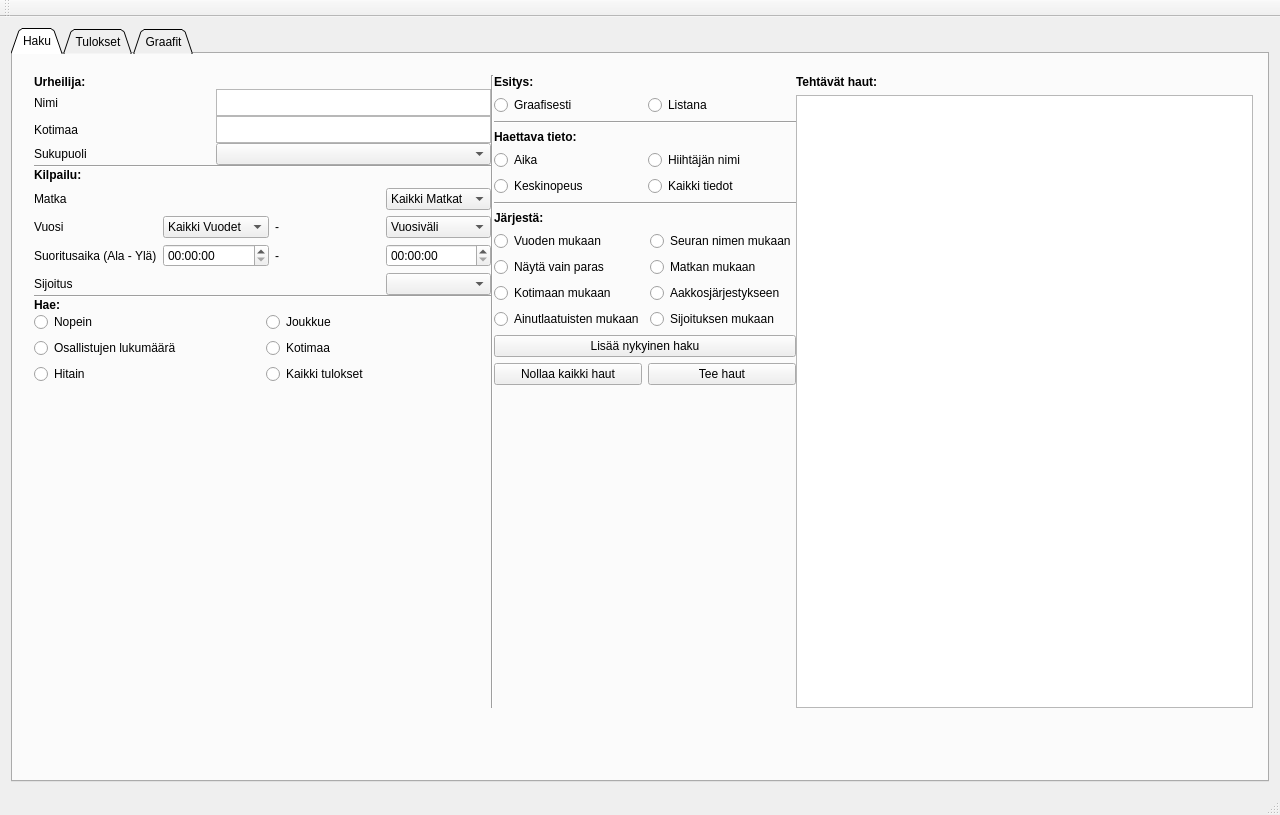
<?xml version="1.0" encoding="UTF-8"?>
<ui version="4.0">
 <class>Finlandia</class>
 <widget class="QMainWindow" name="Finlandia">
  <property name="geometry">
   <rect>
    <x>0</x>
    <y>0</y>
    <width>1280</width>
    <height>815</height>
   </rect>
  </property>
  <property name="minimumSize">
   <size>
    <width>1280</width>
    <height>720</height>
   </size>
  </property>
  <property name="maximumSize">
   <size>
    <width>1280</width>
    <height>1000</height>
   </size>
  </property>
  <property name="windowTitle">
   <string>Finlandia</string>
  </property>
  <widget class="QWidget" name="centralWidget">
   <layout class="QVBoxLayout" name="verticalLayout">
    <item>
     <widget class="QTabWidget" name="tabWidget">
      <property name="tabShape">
       <enum>QTabWidget::Triangular</enum>
      </property>
      <property name="currentIndex">
       <number>0</number>
      </property>
      <widget class="QWidget" name="searchTab">
       <attribute name="title">
        <string>Haku</string>
       </attribute>
       <widget class="QWidget" name="gridLayoutWidget">
        <property name="geometry">
         <rect>
          <x>10</x>
          <y>10</y>
          <width>1241</width>
          <height>655</height>
         </rect>
        </property>
        <layout class="QGridLayout" name="searchTabGrid">
         <property name="sizeConstraint">
          <enum>QLayout::SetMinAndMaxSize</enum>
         </property>
         <property name="horizontalSpacing">
          <number>0</number>
         </property>
         <item row="1" column="4">
          <layout class="QVBoxLayout" name="verticalLayout_5">
           <property name="sizeConstraint">
            <enum>QLayout::SetMinimumSize</enum>
           </property>
           <item>
            <widget class="QLabel" name="labelTehtavatHaut">
             <property name="font">
              <font>
               <weight>75</weight>
               <bold>true</bold>
              </font>
             </property>
             <property name="text">
              <string>Tehtävät haut:</string>
             </property>
            </widget>
           </item>
           <item>
            <widget class="QListWidget" name="listWidgetTehtHaut"/>
           </item>
          </layout>
         </item>
         <item row="1" column="2">
          <widget class="Line" name="line_4">
           <property name="orientation">
            <enum>Qt::Vertical</enum>
           </property>
          </widget>
         </item>
         <item row="1" column="1">
          <layout class="QGridLayout" name="gridLayout_2">
           <property name="sizeConstraint">
            <enum>QLayout::SetMaximumSize</enum>
           </property>
           <property name="spacing">
            <number>0</number>
           </property>
           <item row="25" column="3">
            <spacer name="verticalSpacer_2">
             <property name="orientation">
              <enum>Qt::Vertical</enum>
             </property>
             <property name="sizeHint" stdset="0">
              <size>
               <width>20</width>
               <height>400</height>
              </size>
             </property>
            </spacer>
           </item>
           <item row="15" column="3">
            <widget class="Line" name="line_5">
             <property name="orientation">
              <enum>Qt::Horizontal</enum>
             </property>
            </widget>
           </item>
           <item row="11" column="3">
            <layout class="QHBoxLayout" name="horizontalLayout_8">
             <item>
              <widget class="Line" name="line">
               <property name="orientation">
                <enum>Qt::Horizontal</enum>
               </property>
              </widget>
             </item>
            </layout>
           </item>
           <item row="0" column="3">
            <widget class="QLabel" name="label_5">
             <property name="font">
              <font>
               <weight>75</weight>
               <bold>true</bold>
              </font>
             </property>
             <property name="text">
              <string>Urheilija:</string>
             </property>
            </widget>
           </item>
           <item row="2" column="3">
            <layout class="QHBoxLayout" name="horizontalLayout_2">
             <item>
              <layout class="QHBoxLayout" name="horizontalLayout_7">
               <item>
                <widget class="QLabel" name="labelKotimaa">
                 <property name="text">
                  <string>Kotimaa</string>
                 </property>
                </widget>
               </item>
               <item>
                <widget class="QTextEdit" name="textEditHome">
                 <property name="minimumSize">
                  <size>
                   <width>275</width>
                   <height>0</height>
                  </size>
                 </property>
                 <property name="maximumSize">
                  <size>
                   <width>200</width>
                   <height>27</height>
                  </size>
                 </property>
                 <property name="acceptDrops">
                  <bool>true</bool>
                 </property>
                </widget>
               </item>
              </layout>
             </item>
            </layout>
           </item>
           <item row="13" column="3">
            <layout class="QHBoxLayout" name="horizontalLayout_4"/>
           </item>
           <item row="14" column="3">
            <layout class="QGridLayout" name="gridLayout_5">
             <item row="4" column="3">
              <widget class="QComboBox" name="ComboBoxSijoitus">
               <property name="maximumSize">
                <size>
                 <width>125</width>
                 <height>16777215</height>
                </size>
               </property>
               <item>
                <property name="text">
                 <string/>
                </property>
               </item>
               <item>
                <property name="text">
                 <string>1.</string>
                </property>
               </item>
               <item>
                <property name="text">
                 <string>2.</string>
                </property>
               </item>
               <item>
                <property name="text">
                 <string>3.</string>
                </property>
               </item>
               <item>
                <property name="text">
                 <string>4.</string>
                </property>
               </item>
               <item>
                <property name="text">
                 <string>5.</string>
                </property>
               </item>
              </widget>
             </item>
             <item row="2" column="0">
              <widget class="QLabel" name="labelVuosi">
               <property name="text">
                <string>Vuosi</string>
               </property>
              </widget>
             </item>
             <item row="3" column="3">
              <widget class="QTimeEdit" name="timeEditUpper">
               <property name="maximumSize">
                <size>
                 <width>125</width>
                 <height>16777215</height>
                </size>
               </property>
               <property name="displayFormat">
                <string>HH:mm:ss</string>
               </property>
              </widget>
             </item>
             <item row="2" column="3">
              <widget class="QComboBox" name="vuosivaliBox">
               <property name="maximumSize">
                <size>
                 <width>125</width>
                 <height>16777215</height>
                </size>
               </property>
               <item>
                <property name="text">
                 <string>Vuosiväli</string>
                </property>
               </item>
               <item>
                <property name="text">
                 <string>1974</string>
                </property>
               </item>
               <item>
                <property name="text">
                 <string>1975</string>
                </property>
               </item>
               <item>
                <property name="text">
                 <string>1976</string>
                </property>
               </item>
               <item>
                <property name="text">
                 <string>1977</string>
                </property>
               </item>
               <item>
                <property name="text">
                 <string>1978</string>
                </property>
               </item>
               <item>
                <property name="text">
                 <string>1979</string>
                </property>
               </item>
               <item>
                <property name="text">
                 <string>1980</string>
                </property>
               </item>
               <item>
                <property name="text">
                 <string>1981</string>
                </property>
               </item>
               <item>
                <property name="text">
                 <string>1982</string>
                </property>
               </item>
               <item>
                <property name="text">
                 <string>1983</string>
                </property>
               </item>
               <item>
                <property name="text">
                 <string>1984</string>
                </property>
               </item>
               <item>
                <property name="text">
                 <string>1985</string>
                </property>
               </item>
               <item>
                <property name="text">
                 <string>1986</string>
                </property>
               </item>
               <item>
                <property name="text">
                 <string>1987</string>
                </property>
               </item>
               <item>
                <property name="text">
                 <string>1988</string>
                </property>
               </item>
               <item>
                <property name="text">
                 <string>1989</string>
                </property>
               </item>
               <item>
                <property name="text">
                 <string>1990</string>
                </property>
               </item>
               <item>
                <property name="text">
                 <string>1991</string>
                </property>
               </item>
               <item>
                <property name="text">
                 <string>1992</string>
                </property>
               </item>
               <item>
                <property name="text">
                 <string>1993</string>
                </property>
               </item>
               <item>
                <property name="text">
                 <string>1994</string>
                </property>
               </item>
               <item>
                <property name="text">
                 <string>1995</string>
                </property>
               </item>
               <item>
                <property name="text">
                 <string>1996</string>
                </property>
               </item>
               <item>
                <property name="text">
                 <string>1997</string>
                </property>
               </item>
               <item>
                <property name="text">
                 <string>1998</string>
                </property>
               </item>
               <item>
                <property name="text">
                 <string>1999</string>
                </property>
               </item>
               <item>
                <property name="text">
                 <string>2000</string>
                </property>
               </item>
               <item>
                <property name="text">
                 <string>2001</string>
                </property>
               </item>
               <item>
                <property name="text">
                 <string>2002</string>
                </property>
               </item>
               <item>
                <property name="text">
                 <string>2003</string>
                </property>
               </item>
               <item>
                <property name="text">
                 <string>2004</string>
                </property>
               </item>
               <item>
                <property name="text">
                 <string>2005</string>
                </property>
               </item>
               <item>
                <property name="text">
                 <string>2006</string>
                </property>
               </item>
               <item>
                <property name="text">
                 <string>2007</string>
                </property>
               </item>
               <item>
                <property name="text">
                 <string>2008</string>
                </property>
               </item>
               <item>
                <property name="text">
                 <string>2009</string>
                </property>
               </item>
               <item>
                <property name="text">
                 <string>2010</string>
                </property>
               </item>
               <item>
                <property name="text">
                 <string>2011</string>
                </property>
               </item>
               <item>
                <property name="text">
                 <string>2012</string>
                </property>
               </item>
               <item>
                <property name="text">
                 <string>2013</string>
                </property>
               </item>
               <item>
                <property name="text">
                 <string>2014</string>
                </property>
               </item>
               <item>
                <property name="text">
                 <string>2015</string>
                </property>
               </item>
               <item>
                <property name="text">
                 <string>2016</string>
                </property>
               </item>
               <item>
                <property name="text">
                 <string>2017</string>
                </property>
               </item>
               <item>
                <property name="text">
                 <string>2018</string>
                </property>
               </item>
               <item>
                <property name="text">
                 <string>2019</string>
                </property>
               </item>
               <item>
                <property name="text">
                 <string/>
                </property>
               </item>
              </widget>
             </item>
             <item row="2" column="1">
              <widget class="QComboBox" name="comboBoxVuosi">
               <property name="maximumSize">
                <size>
                 <width>130</width>
                 <height>16777215</height>
                </size>
               </property>
               <item>
                <property name="text">
                 <string>Kaikki Vuodet</string>
                </property>
               </item>
               <item>
                <property name="text">
                 <string>1974</string>
                </property>
               </item>
               <item>
                <property name="text">
                 <string>1975</string>
                </property>
               </item>
               <item>
                <property name="text">
                 <string>1976</string>
                </property>
               </item>
               <item>
                <property name="text">
                 <string>1977</string>
                </property>
               </item>
               <item>
                <property name="text">
                 <string>1978</string>
                </property>
               </item>
               <item>
                <property name="text">
                 <string>1979</string>
                </property>
               </item>
               <item>
                <property name="text">
                 <string>1980</string>
                </property>
               </item>
               <item>
                <property name="text">
                 <string>1981</string>
                </property>
               </item>
               <item>
                <property name="text">
                 <string>1982</string>
                </property>
               </item>
               <item>
                <property name="text">
                 <string>1983</string>
                </property>
               </item>
               <item>
                <property name="text">
                 <string>1984</string>
                </property>
               </item>
               <item>
                <property name="text">
                 <string>1985</string>
                </property>
               </item>
               <item>
                <property name="text">
                 <string>1986</string>
                </property>
               </item>
               <item>
                <property name="text">
                 <string>1987</string>
                </property>
               </item>
               <item>
                <property name="text">
                 <string>1988</string>
                </property>
               </item>
               <item>
                <property name="text">
                 <string>1989</string>
                </property>
               </item>
               <item>
                <property name="text">
                 <string>1990</string>
                </property>
               </item>
               <item>
                <property name="text">
                 <string>1991</string>
                </property>
               </item>
               <item>
                <property name="text">
                 <string>1992</string>
                </property>
               </item>
               <item>
                <property name="text">
                 <string>1993</string>
                </property>
               </item>
               <item>
                <property name="text">
                 <string>1994</string>
                </property>
               </item>
               <item>
                <property name="text">
                 <string>1995</string>
                </property>
               </item>
               <item>
                <property name="text">
                 <string>1996</string>
                </property>
               </item>
               <item>
                <property name="text">
                 <string>1997</string>
                </property>
               </item>
               <item>
                <property name="text">
                 <string>1998</string>
                </property>
               </item>
               <item>
                <property name="text">
                 <string>1999</string>
                </property>
               </item>
               <item>
                <property name="text">
                 <string>2000</string>
                </property>
               </item>
               <item>
                <property name="text">
                 <string>2001</string>
                </property>
               </item>
               <item>
                <property name="text">
                 <string>2002</string>
                </property>
               </item>
               <item>
                <property name="text">
                 <string>2003</string>
                </property>
               </item>
               <item>
                <property name="text">
                 <string>2004</string>
                </property>
               </item>
               <item>
                <property name="text">
                 <string>2005</string>
                </property>
               </item>
               <item>
                <property name="text">
                 <string>2006</string>
                </property>
               </item>
               <item>
                <property name="text">
                 <string>2007</string>
                </property>
               </item>
               <item>
                <property name="text">
                 <string>2008</string>
                </property>
               </item>
               <item>
                <property name="text">
                 <string>2009</string>
                </property>
               </item>
               <item>
                <property name="text">
                 <string>2010</string>
                </property>
               </item>
               <item>
                <property name="text">
                 <string>2011</string>
                </property>
               </item>
               <item>
                <property name="text">
                 <string>2012</string>
                </property>
               </item>
               <item>
                <property name="text">
                 <string>2013</string>
                </property>
               </item>
               <item>
                <property name="text">
                 <string>2014</string>
                </property>
               </item>
               <item>
                <property name="text">
                 <string>2015</string>
                </property>
               </item>
               <item>
                <property name="text">
                 <string>2016</string>
                </property>
               </item>
               <item>
                <property name="text">
                 <string>2017</string>
                </property>
               </item>
               <item>
                <property name="text">
                 <string>2018</string>
                </property>
               </item>
               <item>
                <property name="text">
                 <string>2019</string>
                </property>
               </item>
              </widget>
             </item>
             <item row="2" column="2">
              <widget class="QLabel" name="label">
               <property name="text">
                <string>-</string>
               </property>
              </widget>
             </item>
             <item row="3" column="0">
              <widget class="QLabel" name="labelSuoritusaika">
               <property name="text">
                <string>Suoritusaika (Ala - Ylä)</string>
               </property>
              </widget>
             </item>
             <item row="1" column="3">
              <widget class="QComboBox" name="comboBoxMatka">
               <property name="maximumSize">
                <size>
                 <width>125</width>
                 <height>16777215</height>
                </size>
               </property>
               <item>
                <property name="text">
                 <string>Kaikki Matkat</string>
                </property>
               </item>
               <item>
                <property name="text">
                 <string>P50</string>
                </property>
               </item>
               <item>
                <property name="text">
                 <string>V50</string>
                </property>
               </item>
               <item>
                <property name="text">
                 <string>P100</string>
                </property>
               </item>
               <item>
                <property name="text">
                 <string>P32</string>
                </property>
               </item>
               <item>
                <property name="text">
                 <string>V20</string>
                </property>
               </item>
               <item>
                <property name="text">
                 <string>V32</string>
                </property>
               </item>
               <item>
                <property name="text">
                 <string>V20jun</string>
                </property>
               </item>
               <item>
                <property name="text">
                 <string>P42</string>
                </property>
               </item>
               <item>
                <property name="text">
                 <string>V42</string>
                </property>
               </item>
               <item>
                <property name="text">
                 <string>P20</string>
                </property>
               </item>
               <item>
                <property name="text">
                 <string>P30</string>
                </property>
               </item>
               <item>
                <property name="text">
                 <string>P44</string>
                </property>
               </item>
               <item>
                <property name="text">
                 <string>P60</string>
                </property>
               </item>
               <item>
                <property name="text">
                 <string>P62</string>
                </property>
               </item>
               <item>
                <property name="text">
                 <string>P25</string>
                </property>
               </item>
               <item>
                <property name="text">
                 <string>P35</string>
                </property>
               </item>
               <item>
                <property name="text">
                 <string>P45</string>
                </property>
               </item>
               <item>
                <property name="text">
                 <string>P52</string>
                </property>
               </item>
               <item>
                <property name="text">
                 <string>P53</string>
                </property>
               </item>
               <item>
                <property name="text">
                 <string>P75</string>
                </property>
               </item>
               <item>
                <property name="text">
                 <string>V30</string>
                </property>
               </item>
               <item>
                <property name="text">
                 <string>V45</string>
                </property>
               </item>
               <item>
                <property name="text">
                 <string>V53</string>
                </property>
               </item>
               <item>
                <property name="text">
                 <string>V75</string>
                </property>
               </item>
              </widget>
             </item>
             <item row="3" column="1">
              <widget class="QTimeEdit" name="timeEditLower">
               <property name="maximumSize">
                <size>
                 <width>130</width>
                 <height>16777215</height>
                </size>
               </property>
               <property name="displayFormat">
                <string>HH:mm:ss</string>
               </property>
              </widget>
             </item>
             <item row="3" column="2">
              <widget class="QLabel" name="label_2">
               <property name="text">
                <string>-</string>
               </property>
              </widget>
             </item>
             <item row="4" column="0">
              <widget class="QLabel" name="labelSijoitus">
               <property name="text">
                <string>Sijoitus</string>
               </property>
              </widget>
             </item>
             <item row="1" column="0">
              <widget class="QLabel" name="labelMatka">
               <property name="text">
                <string>Matka</string>
               </property>
              </widget>
             </item>
             <item row="0" column="0">
              <widget class="QLabel" name="label_3">
               <property name="font">
                <font>
                 <weight>75</weight>
                 <bold>true</bold>
                </font>
               </property>
               <property name="text">
                <string>Kilpailu:</string>
               </property>
              </widget>
             </item>
            </layout>
           </item>
           <item row="20" column="3">
            <layout class="QHBoxLayout" name="horizontalLayout_21">
             <item>
              <layout class="QGridLayout" name="gridLayout_4">
               <item row="4" column="0">
                <widget class="QRadioButton" name="haeHitainRP">
                 <property name="text">
                  <string>Hitain</string>
                 </property>
                 <attribute name="buttonGroup">
                  <string notr="true">HaeButtons</string>
                 </attribute>
                </widget>
               </item>
               <item row="1" column="0">
                <widget class="QRadioButton" name="haeNopeinRP">
                 <property name="text">
                  <string>Nopein</string>
                 </property>
                 <attribute name="buttonGroup">
                  <string notr="true">HaeButtons</string>
                 </attribute>
                </widget>
               </item>
               <item row="2" column="1">
                <widget class="QRadioButton" name="KotimaaRP">
                 <property name="text">
                  <string>Kotimaa</string>
                 </property>
                 <attribute name="buttonGroup">
                  <string notr="true">HaeButtons</string>
                 </attribute>
                </widget>
               </item>
               <item row="2" column="0">
                <widget class="QRadioButton" name="haeOsalMaarRP">
                 <property name="text">
                  <string>Osallistujen lukumäärä</string>
                 </property>
                 <attribute name="buttonGroup">
                  <string notr="true">HaeButtons</string>
                 </attribute>
                </widget>
               </item>
               <item row="4" column="1">
                <widget class="QRadioButton" name="haeKaikkiRP">
                 <property name="text">
                  <string>Kaikki tulokset</string>
                 </property>
                 <attribute name="buttonGroup">
                  <string notr="true">HaeButtons</string>
                 </attribute>
                </widget>
               </item>
               <item row="1" column="1">
                <widget class="QRadioButton" name="haeJoukkueRP">
                 <property name="text">
                  <string>Joukkue</string>
                 </property>
                 <attribute name="buttonGroup">
                  <string notr="true">HaeButtons</string>
                 </attribute>
                </widget>
               </item>
              </layout>
             </item>
            </layout>
           </item>
           <item row="24" column="3">
            <layout class="QHBoxLayout" name="horizontalLayout_6"/>
           </item>
           <item row="5" column="3">
            <layout class="QHBoxLayout" name="athleteLayout">
             <item>
              <widget class="QLabel" name="labelSukupuoli">
               <property name="text">
                <string>Sukupuoli</string>
               </property>
              </widget>
             </item>
             <item>
              <widget class="QComboBox" name="sukupuoliCB">
               <property name="minimumSize">
                <size>
                 <width>275</width>
                 <height>0</height>
                </size>
               </property>
               <property name="maximumSize">
                <size>
                 <width>200</width>
                 <height>16777215</height>
                </size>
               </property>
               <item>
                <property name="text">
                 <string/>
                </property>
               </item>
               <item>
                <property name="text">
                 <string>M</string>
                </property>
               </item>
               <item>
                <property name="text">
                 <string>N</string>
                </property>
               </item>
              </widget>
             </item>
            </layout>
           </item>
           <item row="18" column="3">
            <widget class="QLabel" name="labelHae">
             <property name="font">
              <font>
               <weight>75</weight>
               <bold>true</bold>
              </font>
             </property>
             <property name="text">
              <string>Hae:</string>
             </property>
            </widget>
           </item>
           <item row="1" column="3">
            <layout class="QHBoxLayout" name="horizontalLayout">
             <item>
              <widget class="QLabel" name="labelUrheilija">
               <property name="text">
                <string>Nimi</string>
               </property>
              </widget>
             </item>
             <item>
              <widget class="QTextEdit" name="textEditUrheilija">
               <property name="minimumSize">
                <size>
                 <width>275</width>
                 <height>0</height>
                </size>
               </property>
               <property name="maximumSize">
                <size>
                 <width>200</width>
                 <height>27</height>
                </size>
               </property>
               <property name="acceptDrops">
                <bool>true</bool>
               </property>
               <property name="verticalScrollBarPolicy">
                <enum>Qt::ScrollBarAlwaysOff</enum>
               </property>
              </widget>
             </item>
            </layout>
           </item>
          </layout>
         </item>
         <item row="1" column="3">
          <layout class="QVBoxLayout" name="verticalLayout_2">
           <item>
            <widget class="QLabel" name="labelEsitys">
             <property name="font">
              <font>
               <weight>75</weight>
               <bold>true</bold>
              </font>
             </property>
             <property name="text">
              <string>Esitys:</string>
             </property>
            </widget>
           </item>
           <item>
            <layout class="QHBoxLayout" name="horizontalLayout_10">
             <item>
              <widget class="QRadioButton" name="esitysGraafinenRP">
               <property name="text">
                <string>Graafisesti </string>
               </property>
               <attribute name="buttonGroup">
                <string notr="true">EsitysButtons</string>
               </attribute>
              </widget>
             </item>
             <item>
              <widget class="QRadioButton" name="esitysListanaRP">
               <property name="text">
                <string>Listana</string>
               </property>
               <attribute name="buttonGroup">
                <string notr="true">EsitysButtons</string>
               </attribute>
              </widget>
             </item>
            </layout>
           </item>
           <item>
            <widget class="Line" name="line_2">
             <property name="orientation">
              <enum>Qt::Horizontal</enum>
             </property>
            </widget>
           </item>
           <item>
            <widget class="QLabel" name="labelHaettavaTieto">
             <property name="font">
              <font>
               <weight>75</weight>
               <bold>true</bold>
              </font>
             </property>
             <property name="text">
              <string>Haettava tieto:</string>
             </property>
            </widget>
           </item>
           <item>
            <layout class="QHBoxLayout" name="horizontalLayout_11">
             <item>
              <widget class="QRadioButton" name="aikaRP">
               <property name="text">
                <string>Aika</string>
               </property>
               <attribute name="buttonGroup">
                <string notr="true">HaettavaTietoButtons</string>
               </attribute>
              </widget>
             </item>
             <item>
              <widget class="QRadioButton" name="hiihtajanNimiRP">
               <property name="text">
                <string>Hiihtäjän nimi</string>
               </property>
               <attribute name="buttonGroup">
                <string notr="true">HaettavaTietoButtons</string>
               </attribute>
              </widget>
             </item>
            </layout>
           </item>
           <item>
            <layout class="QHBoxLayout" name="horizontalLayout_13">
             <item>
              <widget class="QRadioButton" name="keskinopeusRP">
               <property name="text">
                <string>Keskinopeus</string>
               </property>
               <attribute name="buttonGroup">
                <string notr="true">HaettavaTietoButtons</string>
               </attribute>
              </widget>
             </item>
             <item>
              <widget class="QRadioButton" name="tietoKaikkiRP">
               <property name="text">
                <string>Kaikki tiedot</string>
               </property>
               <attribute name="buttonGroup">
                <string notr="true">HaettavaTietoButtons</string>
               </attribute>
              </widget>
             </item>
            </layout>
           </item>
           <item>
            <widget class="Line" name="line_3">
             <property name="orientation">
              <enum>Qt::Horizontal</enum>
             </property>
            </widget>
           </item>
           <item>
            <widget class="QLabel" name="labelJarjesta">
             <property name="font">
              <font>
               <weight>75</weight>
               <bold>true</bold>
              </font>
             </property>
             <property name="text">
              <string>Järjestä:</string>
             </property>
            </widget>
           </item>
           <item>
            <layout class="QHBoxLayout" name="horizontalLayout_14">
             <item>
              <layout class="QGridLayout" name="gridLayout_3">
               <item row="0" column="0">
                <widget class="QRadioButton" name="jarjestaVuosiRP">
                 <property name="text">
                  <string>Vuoden mukaan</string>
                 </property>
                 <attribute name="buttonGroup">
                  <string notr="true">JarjestaButtons</string>
                 </attribute>
                </widget>
               </item>
               <item row="0" column="1">
                <widget class="QRadioButton" name="jarjestaSeuranNimiRP">
                 <property name="text">
                  <string>Seuran nimen mukaan</string>
                 </property>
                 <attribute name="buttonGroup">
                  <string notr="true">JarjestaButtons</string>
                 </attribute>
                </widget>
               </item>
               <item row="4" column="1">
                <widget class="QRadioButton" name="jarjestaSijoitusRP">
                 <property name="text">
                  <string>Sijoituksen mukaan</string>
                 </property>
                 <attribute name="buttonGroup">
                  <string notr="true">JarjestaButtons</string>
                 </attribute>
                </widget>
               </item>
               <item row="1" column="1">
                <widget class="QRadioButton" name="jarjestaMatkaRP">
                 <property name="text">
                  <string>Matkan mukaan</string>
                 </property>
                 <attribute name="buttonGroup">
                  <string notr="true">JarjestaButtons</string>
                 </attribute>
                </widget>
               </item>
               <item row="1" column="0">
                <widget class="QRadioButton" name="jarjestaVainParasRP">
                 <property name="text">
                  <string>Näytä vain paras</string>
                 </property>
                 <attribute name="buttonGroup">
                  <string notr="true">JarjestaButtons</string>
                 </attribute>
                </widget>
               </item>
               <item row="4" column="0">
                <widget class="QRadioButton" name="jarjestaAinutLRP">
                 <property name="text">
                  <string>Ainutlaatuisten mukaan</string>
                 </property>
                 <attribute name="buttonGroup">
                  <string notr="true">JarjestaButtons</string>
                 </attribute>
                </widget>
               </item>
               <item row="2" column="0">
                <widget class="QRadioButton" name="jarjestaKotimaaRP">
                 <property name="text">
                  <string>Kotimaan mukaan</string>
                 </property>
                 <attribute name="buttonGroup">
                  <string notr="true">JarjestaButtons</string>
                 </attribute>
                </widget>
               </item>
               <item row="2" column="1">
                <widget class="QRadioButton" name="jarjestaAakkosRP">
                 <property name="text">
                  <string>Aakkosjärjestykseen</string>
                 </property>
                 <attribute name="buttonGroup">
                  <string notr="true">JarjestaButtons</string>
                 </attribute>
                </widget>
               </item>
              </layout>
             </item>
            </layout>
           </item>
           <item>
            <widget class="QPushButton" name="pushButtoLisaaHaku">
             <property name="text">
              <string>Lisää nykyinen haku</string>
             </property>
            </widget>
           </item>
           <item>
            <layout class="QHBoxLayout" name="horizontalLayout_3">
             <item>
              <widget class="QPushButton" name="pushButtonNollaKaikki">
               <property name="text">
                <string>Nollaa kaikki haut</string>
               </property>
              </widget>
             </item>
             <item>
              <widget class="QPushButton" name="pushButton">
               <property name="text">
                <string>Tee haut</string>
               </property>
              </widget>
             </item>
            </layout>
           </item>
           <item>
            <spacer name="verticalSpacer_3">
             <property name="orientation">
              <enum>Qt::Vertical</enum>
             </property>
             <property name="sizeHint" stdset="0">
              <size>
               <width>20</width>
               <height>40</height>
              </size>
             </property>
            </spacer>
           </item>
          </layout>
         </item>
         <item row="2" column="3">
          <spacer name="verticalSpacer">
           <property name="orientation">
            <enum>Qt::Vertical</enum>
           </property>
           <property name="sizeHint" stdset="0">
            <size>
             <width>20</width>
             <height>40</height>
            </size>
           </property>
          </spacer>
         </item>
        </layout>
       </widget>
      </widget>
      <widget class="QWidget" name="resultsTab">
       <attribute name="title">
        <string>Tulokset</string>
       </attribute>
       <widget class="QWidget" name="gridLayoutWidget_2">
        <property name="geometry">
         <rect>
          <x>-1</x>
          <y>9</y>
          <width>1261</width>
          <height>601</height>
         </rect>
        </property>
        <layout class="QGridLayout" name="gridLayout">
         <item row="0" column="0">
          <widget class="QListWidget" name="listWidgetResult"/>
         </item>
        </layout>
       </widget>
      </widget>
      <widget class="QWidget" name="tab">
       <attribute name="title">
        <string>Graafit</string>
       </attribute>
       <widget class="QChartView" name="graafiWiev">
        <property name="geometry">
         <rect>
          <x>5</x>
          <y>11</y>
          <width>1241</width>
          <height>581</height>
         </rect>
        </property>
       </widget>
      </widget>
     </widget>
    </item>
   </layout>
  </widget>
  <widget class="QMenuBar" name="menuBar">
   <property name="geometry">
    <rect>
     <x>0</x>
     <y>0</y>
     <width>1280</width>
     <height>21</height>
    </rect>
   </property>
  </widget>
  <widget class="QToolBar" name="mainToolBar">
   <attribute name="toolBarArea">
    <enum>TopToolBarArea</enum>
   </attribute>
   <attribute name="toolBarBreak">
    <bool>false</bool>
   </attribute>
  </widget>
  <widget class="QStatusBar" name="statusBar"/>
 </widget>
 <layoutdefault spacing="6" margin="11"/>
 <customwidgets>
  <customwidget>
   <class>QChartView</class>
   <extends>QGraphicsView</extends>
   <header>QtCharts</header>
  </customwidget>
 </customwidgets>
 <resources/>
 <connections/>
 <buttongroups>
  <buttongroup name="EsitysButtons"/>
  <buttongroup name="HaeButtons"/>
  <buttongroup name="JarjestaButtons"/>
  <buttongroup name="HaettavaTietoButtons"/>
 </buttongroups>
</ui>
